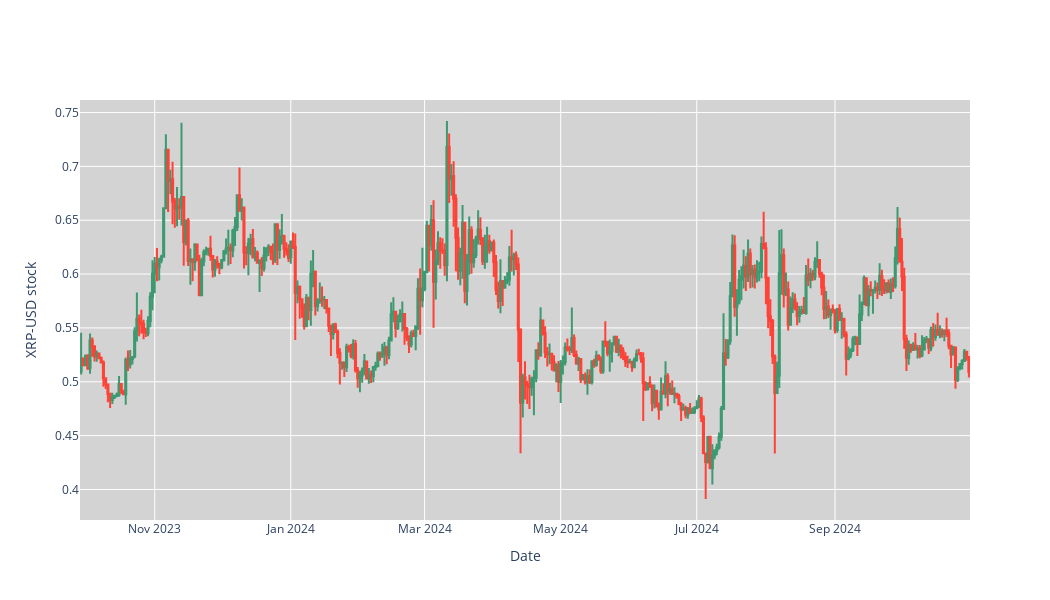

The code cell stored with this chart in its notebook:
### Code cell
#Candlestick
fig = go.Figure(data=[go.Candlestick(x=stock_data.index, open = stock_data['Open'], close=stock_data['Close'], high = stock_data['High'], low=stock_data['Low'])])
fig.update_layout(xaxis_rangeslider_visible=False, yaxis_title=f'{ticker} stock', xaxis_title='Date', plot_bgcolor='lightgrey',
                  width=1050, height = 600)
fig.show()
#Save it to the folder
fig.write_image('./images/Candlestick.png')

### Figure 1 — Plotly figure (JSON) as saved in the notebook; plotly's stock layout.template omitted (floating-point values rounded to 4 significant figures; data arrays with more than 128 entries replaced by an {"elided": "..."} marker saying what was removed)
{"data": [{"close": {"elided": "399 float values"}, "high": {"elided": "399 float values"}, "low": {"elided": "399 float values"}, "open": {"elided": "399 float values"}, "type": "candlestick", "x": {"elided": "399 str values"}}], "layout": {"height": 600, "plot_bgcolor": "lightgrey", "width": 1050, "xaxis": {"rangeslider": {"visible": false}, "title": {"text": "Date"}}, "yaxis": {"title": {"text": "XRP-USD stock"}}}}
